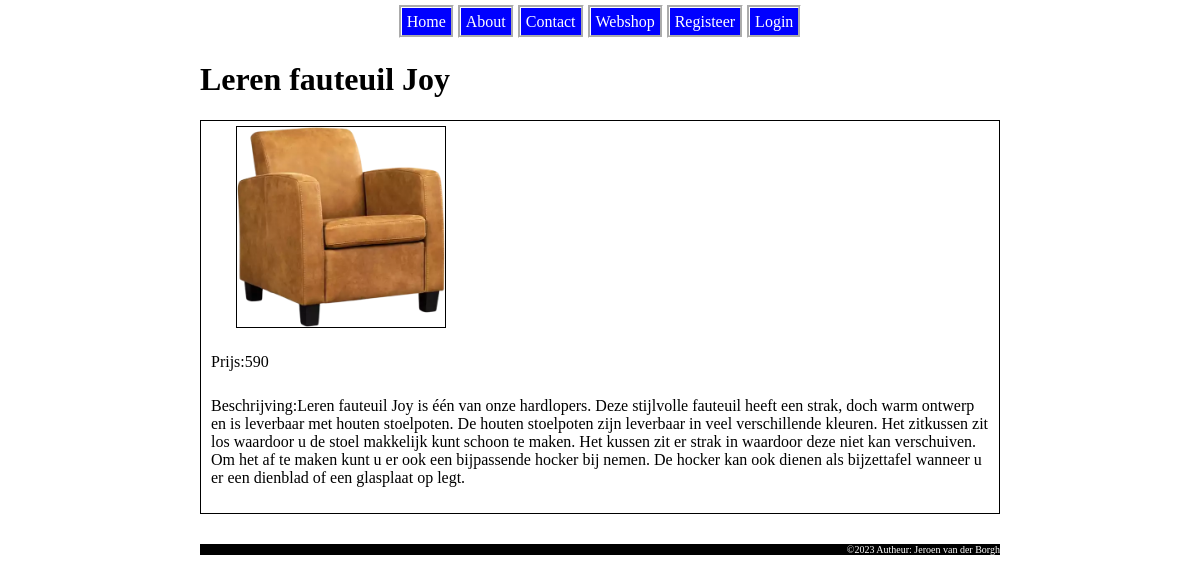
/index.php?page=webshop&id=1, run on the app's committed database.
### tables this page shows
CREATE TABLE `products` (
  `id` int(11) NOT NULL,
  `name` varchar(200) NOT NULL,
  `discription` mediumtext NOT NULL,
  `price` int(11) NOT NULL,
  `image_location` varchar(50) NOT NULL
);

### index.php (called while the page is built, shortened)
<?php
include "html_build_functions.php";
include "file_repository.php";
include "classes.php";
$page = getRequestedPage();
$data = process_Request($page);
showResponsePage($data);
function getRequestedPage(){
    return $_GET["page"];
}
function make_menu($data) {
    $menu = array("home" => "Home", "about" => "About", "contact" => "Contact", "webshop" => "Webshop");
    if (isUserLoggedIn()){
        $menu["logout"] = "Loguit " . get_current_user_name();
        $menu["change_password"] = "Wachtwoord veranderen";
        $menu["shoppingcart"] = "Winkelwagen";
    } else {
        $menu["register"] =  "Registeer";
        $menu["login"] = "Login";
    }
    $data["menu"] = $menu;
    return $data;
}
function process_Request($page){
    $page = htmlspecialchars($page);
    $data = array("page"=>$page,"errors"=>array());
    switch ($page){
        case "webshop":
            if (is_POST()){
                $data = validate_cart($data);
                if (is_valid($data)) {
                    switch ($data["action"]){
                        case "add":
                            add_to_cart($data["id_in_cart"]);
                            break;
                        case "remove":
                            remove_from_cart($data["id_in_cart"]);
                            break;
                    }
                    switch ($data["place"]){
                        case "detail":
                            $data["page"] = "shoppingcart";
                            $product_ids = get_cart();
                            if ($product_ids != NULL) {
                                $data['products'] = get_products($product_ids);
                                $data['total_price'] = get_total_price($data['products']);
                            }
                            break;
                        case "overview":
                            $data["id"] = NULL;
                            $product_ids = array(1,2,3,4,5);
                            $data['products'] = get_products($product_ids);
                            break;
                    }
                }
            } else if (array_key_exists("id", $_GET)) {
                $data["id"] =  $_GET["id"];
                $product_ids = array($data["id"]);
                $data['products'] = get_products($product_ids);
            } else {
                $data["id"] = NULL;
                $product_ids = array(1,2,3,4,5);
                $data['products'] = get_products($product_ids);
            }
            break;
    }
    $data = make_menu($data);
    return $data;
}
function is_POST(){
    return ($_SERVER["REQUEST_METHOD"] == "POST");
}
?>

### classes.php (called while the page is built, shortened)
<?php
class Product {
    public $id;
    public $name;
    public $price;
    public $img_location;
    public $discription;
    function __construct($id, $name, $discription,  $img_location, $price){
        $this->id = $id;
        $this->img_location = $img_location;
        $this->name = $name;
        $this->price = $price;
        $this->discription = $discription;
    }
    function get_id(){
        return $this->id;
    }
    function get_name(){
        return $this->name;
    }
    function get_price(){
        return $this->price;
    }
    function get_image_location(){
        return $this->img_location;
    }
    function get_discription(){
        return $this->discription;
    }
}
?>

### file_repository.php (called while the page is built, shortened)
<?php
function connect_database(){
    $servername = "localhost";
    $username = "jeroens_webshop_user";
    $password = "p@TL!Cz7m2qes7V!";
    $database = "jeroens_webshop";
    $conn = mysqli_connect($servername, $username, $password, $database);
    return $conn;
}
function get_products($id_array){
    $sql = "SELECT * FROM products WHERE";
    foreach($id_array as $key => $id) {
        if (substr($sql,-5) == "WHERE"){
            $sql = $sql .  ' id=' . $id;
        } else {
            $sql = $sql . ' OR id=' . $id;
        }
    }
    $conn = connect_database();
    try {
        $result= mysqli_query($conn, $sql);
        $products = array();
        while ($row = mysqli_fetch_assoc($result)){
            $product = new Product($row["id"], $row["name"], $row["discription"], $row ["image_location"], $row["price"]);
            array_push($products, $product);
        }
        return  $products;
    } finally {
        disconnect_database($conn);
    }
}
?>

### webshop.php (the view, shortened to what this page needs)
<?php
function show_product_in_detail($data){
    $product = $data["products"][0];
    echo
    '<h1>'. $product->get_name() . '</h1>
    <div class="product">
    <img src="Images/'. $product->get_image_location().'" alt="image of product id:  '. $product->get_id() .'">
    <p>Prijs:'. $product->get_price().'</p>';
    echo '<p>Beschrijving:'. $product->get_discription().'</p>
    </div>';
}
function showcontent($data){
    if ($data["id"] != NULL) {
        show_product_in_detail($data);
    }   else {
        show_webshop($data);
    }
}
?>

### CSS/stylesheet.css (style rules this page uses)
body { width: 800px; margin-left: auto; margin-right: auto; }
.product { text-decoration: none; color: black; border: 1px solid black; margin-bottom: 30px; padding: 5px; }
.product img { border: 1px solid black; height: 200px; margin-left: 30px; }
.product p { padding: 5px; }

### data on the page
products: name "Leren fauteuil Joy", image_location (picture), price "590", discription "Leren fauteuil Joy is één van onze hardlopers. Deze stijlvolle fauteuil heeft een strak, doch warm ontwerp en is leverbaar met houten stoelpoten. De houten stoelpoten zijn leverbaar in veel verschillende kleuren. Het zitkussen zit los waardoor u de stoel makkelijk kunt schoon te maken. Het kussen zit er strak in waardoor deze niet kan verschuiven. Om het af te maken kunt u er ook een bijpassende hocker bij nemen. De hocker kan ook dienen als bijzettafel wanneer u er een dienblad of een glasplaat op legt."

### other printed values
$label "Home"
$label "About"
$label "Contact"
$label "Webshop"
$label "Registeer"
$label "Login"
